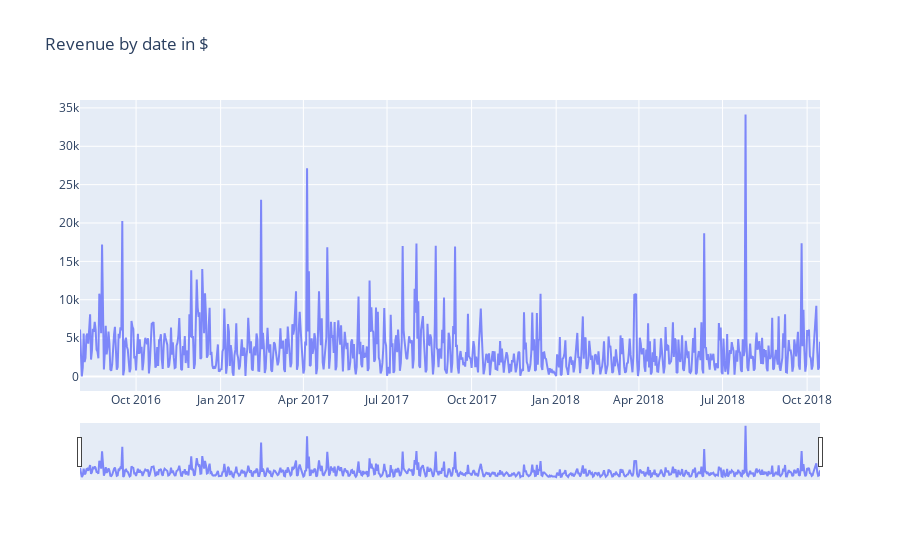

Notebook code cell kept with this figure:
### Code cell
# Revenue by time
date_sum = (df.groupby('date')['totals_transactionRevenue'].sum()/1000000).to_frame().reset_index()
# Plot
trace_train = go.Scatter(x = pd.to_datetime(date_sum.date.astype(str)),
                        y=date_sum['totals_transactionRevenue'],opacity=0.8)

layout = dict(
    title= "Revenue by date in $",
    xaxis=dict(rangeslider=dict(visible=True), type='date'))
fig = dict(data= [trace_train], layout=layout)
iplot(fig)

### Figure 1 — Plotly figure (JSON) as saved in the notebook; plotly's stock layout.template omitted (floating-point values rounded to 4 significant figures; data arrays with more than 128 entries replaced by an {"elided": "..."} marker saying what was removed)
{"data": [{"opacity": 0.8, "type": "scatter", "x": {"elided": "806 str values"}, "y": {"elided": "806 float values"}}], "layout": {"title": {"text": "Revenue by date in $"}, "xaxis": {"rangeslider": {"visible": true}, "type": "date"}}}
